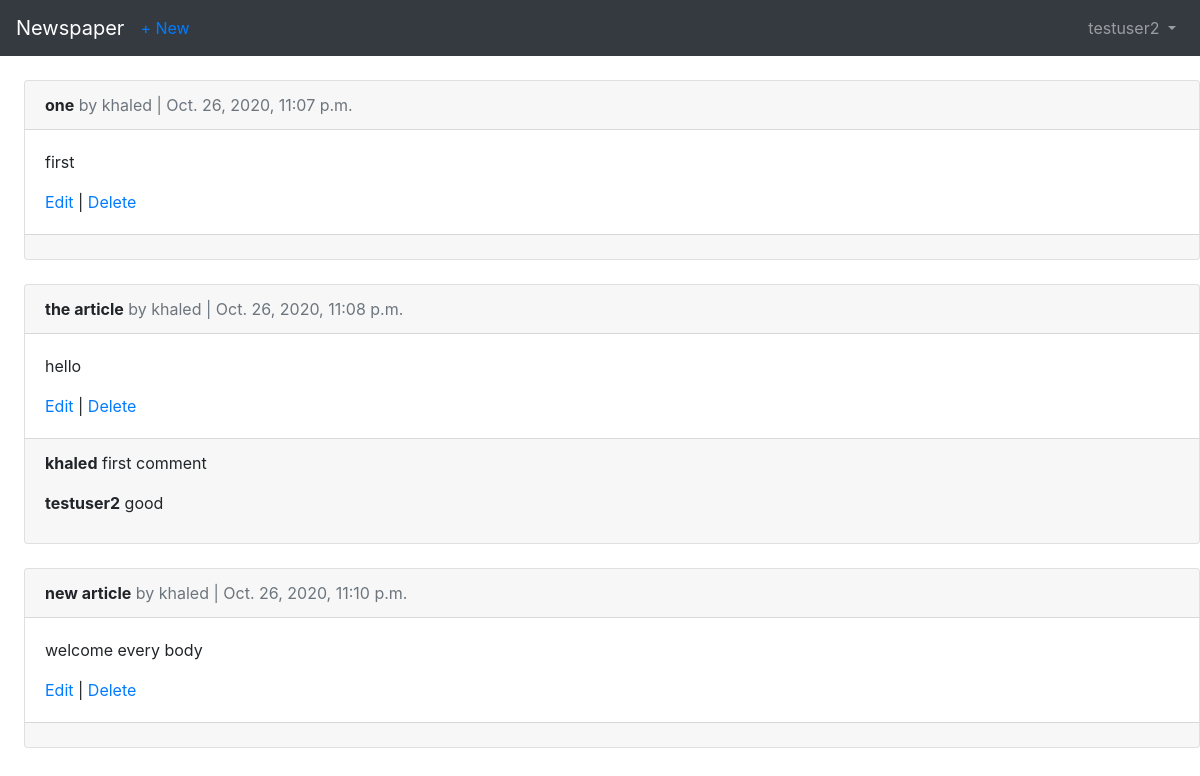
Screenshot of /articles/ (signed in) with the database file from the repository.
### users/models.py (models this page shows)
class CustomUser (AbstractUser):
    age = models.PositiveIntegerField(null = True , blank = True)

### articles/models.py (models this page shows, shortened)
class Article (models.Model):
    title = models.CharField(max_length=255)
    body = models.TextField()
    date = models.DateTimeField(auto_now_add=True)
    author = models.ForeignKey(get_user_model(), on_delete=models.CASCADE,)

class Comment (models.Model):
    article = models.ForeignKey(
        Article , on_delete=models.CASCADE , related_name= "comments"
    )
    comment = models.CharField(max_length=140)
    author = models.ForeignKey(get_user_model(), on_delete=models.CASCADE)
    def __str__(self):
        return self.comment

### articles/views.py (the view)
# urls.py: path("", ArticleListView.as_view(), name = "article_list"),
class ArticleListView (ListView):
    model = Article
    template_name = "article_list.html"

### templates/article_list.html (shortened to what this page needs)
{% extends 'base.html' %}
{% block content %}
    {% for article in object_list %}
        <div class="card ml-4">
        <div class='card-header'>
            <span class="font-weight-bold">{{ article.title }}</span>
            <span class="text-muted"> by {{ article.author }} | {{article.date}} </span>
        </div>
        <div class="card-body">
            <p>{{ article.body }}</p>
            <a href={% url 'article_edit' article.pk %}>Edit</a> |
            <a href={% url 'article_delete' article.pk %}>Delete</a>
        </div>
        <div class="card-footer">
        {% for comment in article.comments.all %}
            <p>
                <span class="font-weight-bold">{{ comment.author }}</span>
                {{ comment }}
            </p>
        {% endfor %}
        </div>
        </div>
    <br>
    {% endfor %}
{% endblock content %}

### templates/base.html (shortened to what this page needs)
<!DOCTYPE html>
<html lang="en">
<head>
    <link rel="stylesheet" href="https://stackpath.bootstrapcdn.com/bootstrap/4.1.3/css/bootstrap.min.css">
</head>
<body>
    <nav class="navbar navbar-expand-md navbar-dark bg-dark mb-4">
      <a class="navbar-brand" href="{% url 'home' %}">Newspaper</a>
        {% if user.is_authenticated %}
        <ul class="navbar-nav mr-auto">
            <li class="nav-item"><a href="{% url 'article_new' %}">+ New</a></li>
        </ul>
        {% endif %}
      <div class="collapse navbar-collapse" id="navbarCollapse">
        {% if user.is_authenticated %}
          <ul class="navbar-nav ml-auto">
            <li class="nav-item">
              <a class="nav-link dropdown-toggle" href="#" id="userMenu" data-toggle="dropdown" aria-haspopup="true" aria-expanded="false">
                {{ user.username }}
              </a>
            </li>
          </ul>
        {% endif %}
      </div>
    </nav>
    <div>
        {% block content %}
        {% endblock content %}
    </div>
</body>
</html>

### rows the page displays
CustomUser: username "testuser2"
Article: title "one", author "khaled", date "Oct. 26, 2020, 11:07 p.m.", body "first"
Article: title "the article", author "khaled", date "Oct. 26, 2020, 11:08 p.m.", body "hello"
Comment: author "khaled", comment "first comment"
Comment: author "testuser2", comment "good"
Article: title "new article", author "khaled", date "Oct. 26, 2020, 11:10 p.m.", body "welcome every body"
